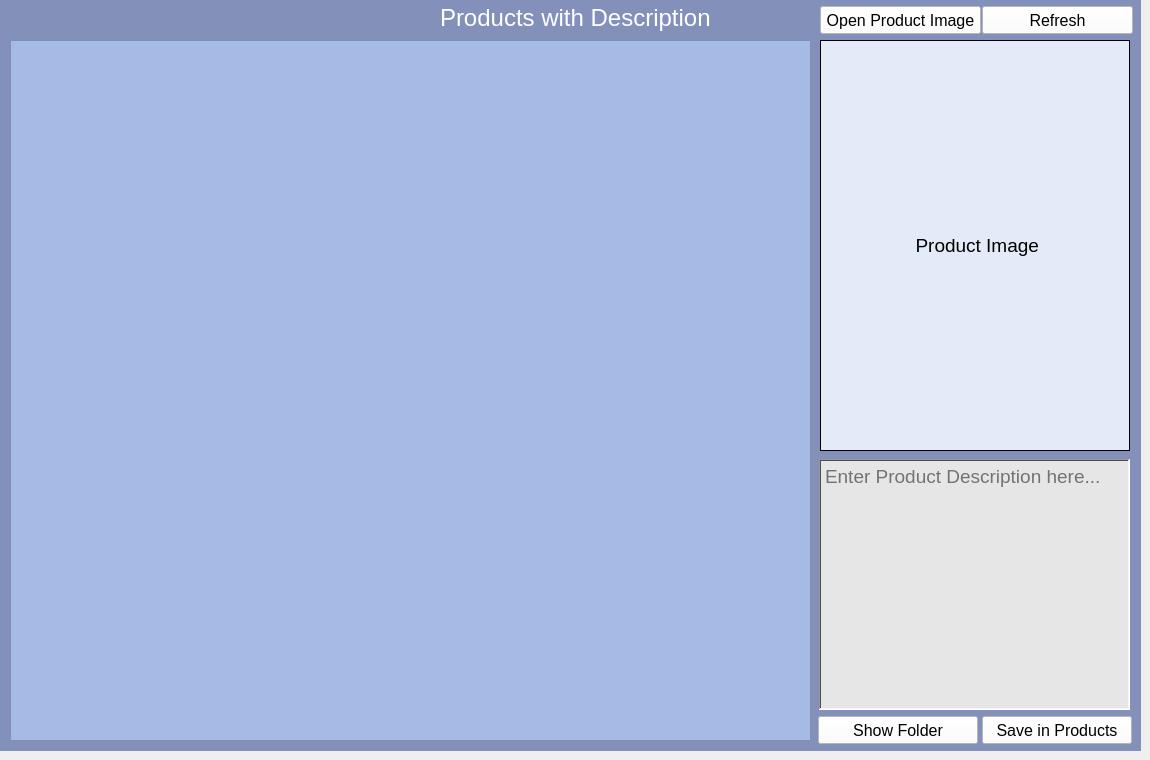
    <widget class="QWidget" name="tab_11">
     <attribute name="title">
      <string>Products</string>
     </attribute>
     <widget class="QWidget" name="widget_8" native="true">
      <property name="geometry">
       <rect>
        <x>0</x>
        <y>0</y>
        <width>1141</width>
        <height>751</height>
       </rect>
      </property>
      <property name="styleSheet">
       <string notr="true">background-color: rgb(131, 144, 186);</string>
      </property>
      <widget class="QScrollArea" name="scrollArea_image_grid">
       <property name="geometry">
        <rect>
         <x>10</x>
         <y>40</y>
         <width>801</width>
         <height>701</height>
        </rect>
       </property>
       <property name="styleSheet">
        <string notr="true">
background-color: rgb(165, 187, 230);</string>
       </property>
       <property name="widgetResizable">
        <bool>true</bool>
       </property>
       <widget class="QWidget" name="scrollAreaWidgetContents">
        <property name="geometry">
         <rect>
          <x>0</x>
          <y>0</y>
          <width>799</width>
          <height>699</height>
         </rect>
        </property>
       </widget>
      </widget>
      <widget class="QLabel" name="label_image_show">
       <property name="geometry">
        <rect>
         <x>820</x>
         <y>40</y>
         <width>310</width>
         <height>411</height>
        </rect>
       </property>
       <property name="font">
        <font>
         <pointsize>14</pointsize>
        </font>
       </property>
       <property name="layoutDirection">
        <enum>Qt::LayoutDirection::LeftToRight</enum>
       </property>
       <property name="autoFillBackground">
        <bool>false</bool>
       </property>
       <property name="styleSheet">
        <string notr="true">background-color: rgb(228, 235, 248);</string>
       </property>
       <property name="frameShape">
        <enum>QFrame::Shape::Box</enum>
       </property>
       <property name="text">
        <string>                 Product Image</string>
       </property>
       <property name="scaledContents">
        <bool>false</bool>
       </property>
      </widget>
      <widget class="QTextEdit" name="textEdit_image_description">
       <property name="geometry">
        <rect>
         <x>819</x>
         <y>459</y>
         <width>311</width>
         <height>251</height>
        </rect>
       </property>
       <property name="font">
        <font>
         <pointsize>14</pointsize>
        </font>
       </property>
       <property name="styleSheet">
        <string notr="true">background-color: rgb(230, 230, 230);</string>
       </property>
       <property name="frameShape">
        <enum>QFrame::Shape::WinPanel</enum>
       </property>
       <property name="placeholderText">
        <string>Enter Product Description here...</string>
       </property>
      </widget>
      <widget class="QLabel" name="label_25">
       <property name="geometry">
        <rect>
         <x>440</x>
         <y>2</y>
         <width>281</width>
         <height>31</height>
        </rect>
       </property>
       <property name="font">
        <font>
         <pointsize>18</pointsize>
        </font>
       </property>
       <property name="styleSheet">
        <string notr="true">color: rgb(255, 255, 255);</string>
       </property>
       <property name="text">
        <string>Products with Description</string>
       </property>
      </widget>
      <widget class="QPushButton" name="pushButton_refresh_image_grid">
       <property name="geometry">
        <rect>
         <x>982</x>
         <y>6</y>
         <width>151</width>
         <height>28</height>
        </rect>
       </property>
       <property name="font">
        <font>
         <pointsize>12</pointsize>
        </font>
       </property>
       <property name="styleSheet">
        <string notr="true">color: rgb(0, 0, 0);
background-color: rgb(255, 255, 255);</string>
       </property>
       <property name="text">
        <string>Refresh</string>
       </property>
      </widget>
      <widget class="QPushButton" name="pushButton_save_description">
       <property name="geometry">
        <rect>
         <x>982</x>
         <y>716</y>
         <width>150</width>
         <height>28</height>
        </rect>
       </property>
       <property name="font">
        <font>
         <pointsize>12</pointsize>
        </font>
       </property>
       <property name="styleSheet">
        <string notr="true">color: rgb(0, 0, 0);
background-color: rgb(255, 255, 255);</string>
       </property>
       <property name="text">
        <string>Save in Products</string>
       </property>
      </widget>
      <widget class="QPushButton" name="pushButton_open_product_image">
       <property name="geometry">
        <rect>
         <x>820</x>
         <y>6</y>
         <width>161</width>
         <height>28</height>
        </rect>
       </property>
       <property name="font">
        <font>
         <pointsize>12</pointsize>
        </font>
       </property>
       <property name="styleSheet">
        <string notr="true">color: rgb(0, 0, 0);
background-color: rgb(255, 255, 255);</string>
       </property>
       <property name="text">
        <string>Open Product Image</string>
       </property>
       <property name="shortcut">
        <string>Ctrl+O</string>
       </property>
      </widget>
      <widget class="QPushButton" name="pushButton_show_product_folder">
       <property name="geometry">
        <rect>
         <x>818</x>
         <y>716</y>
         <width>160</width>
         <height>28</height>
        </rect>
       </property>
       <property name="font">
        <font>
         <pointsize>12</pointsize>
        </font>
       </property>
       <property name="styleSheet">
        <string notr="true">color: rgb(0, 0, 0);
background-color: rgb(255, 255, 255);</string>
       </property>
       <property name="text">
        <string>Show Folder</string>
       </property>
      </widget>
     </widget>
    </widget>
